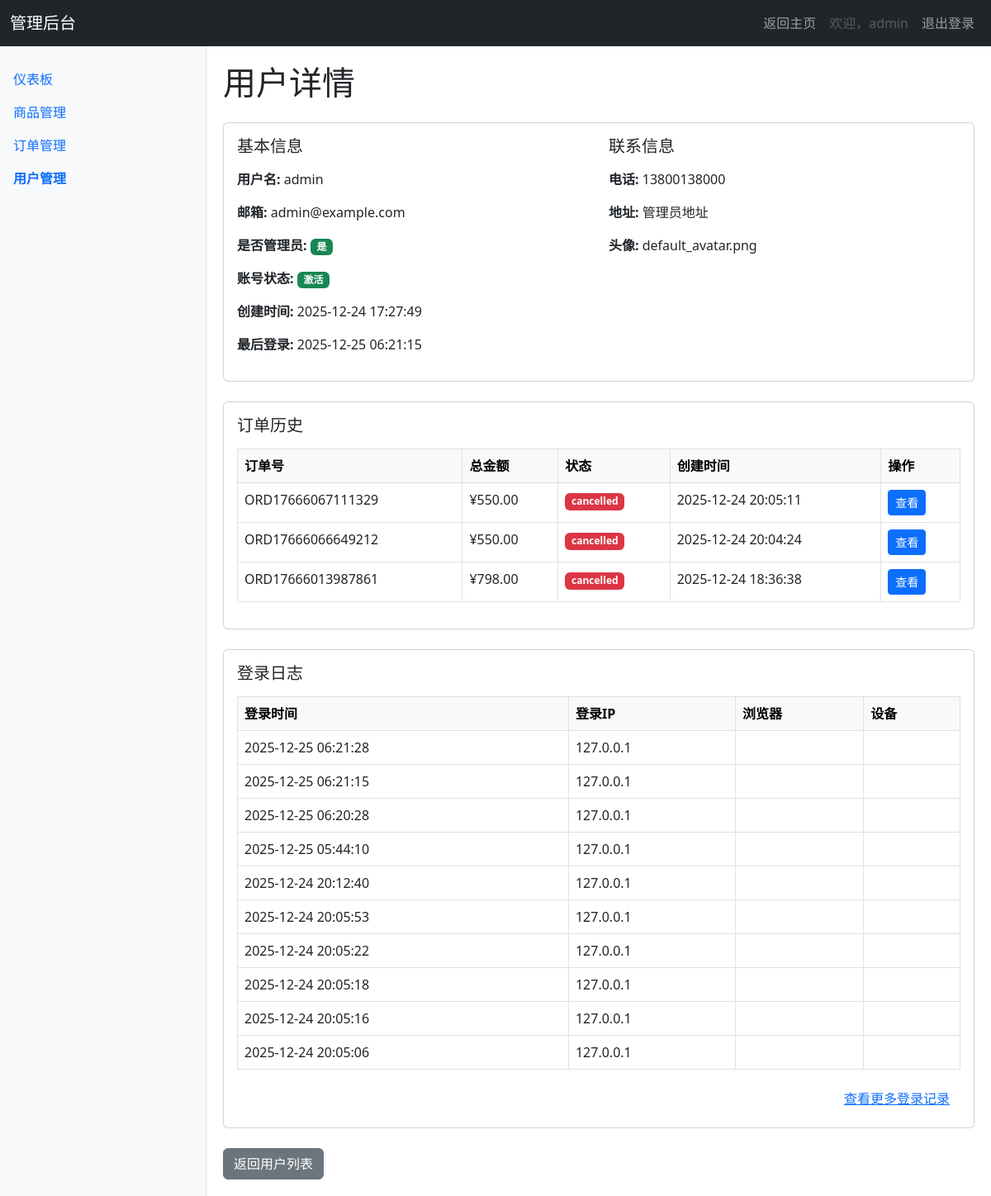
Before: /admin/users/1 (signed in) with the older database file.
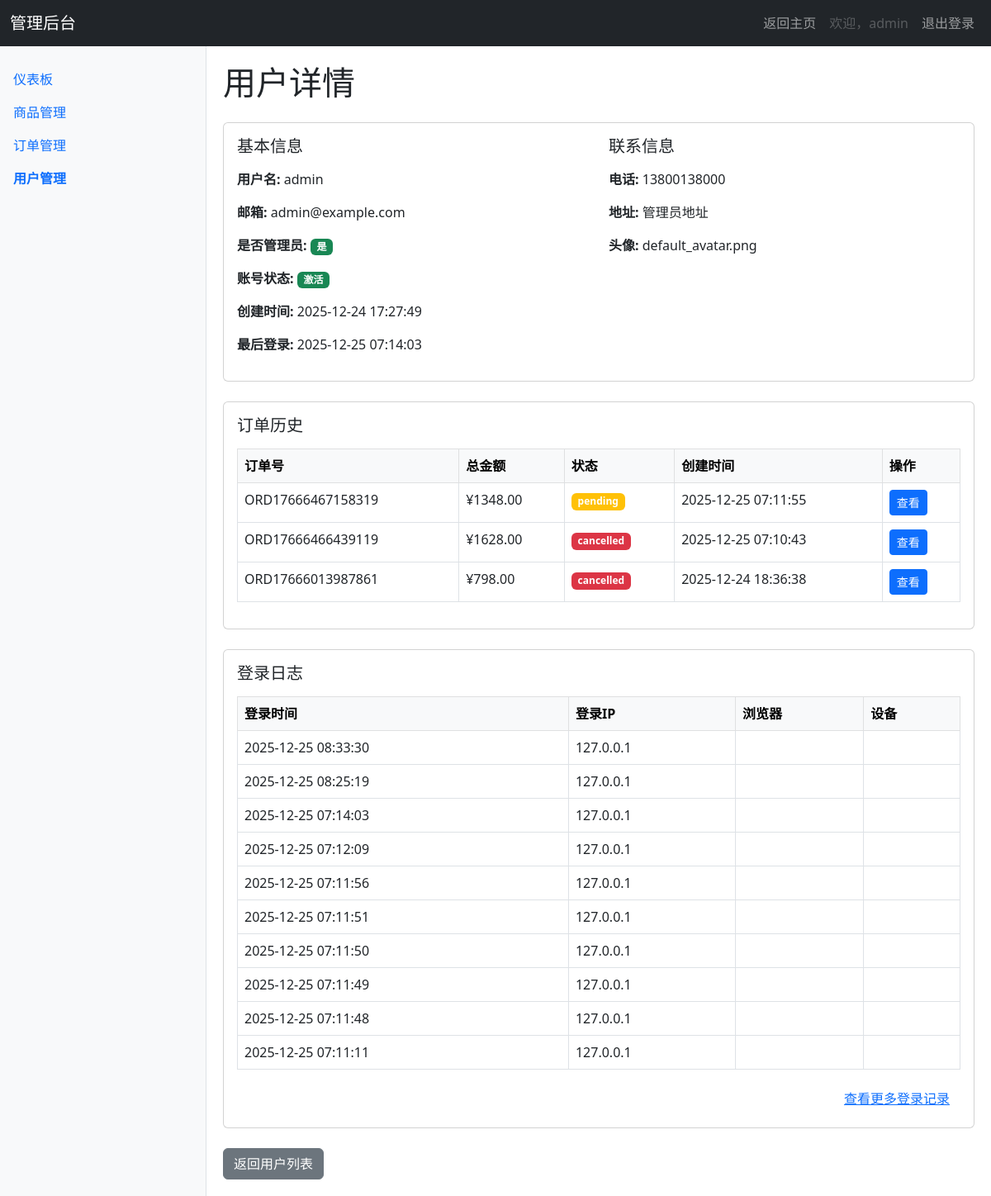
After: the same page with the newer database file.
### app/models.py (models this page shows, shortened)
class User(UserMixin, db.Model):
    __tablename__ = 'users'
    id = db.Column(db.Integer, primary_key=True)
    username = db.Column(db.String(64), unique=True, nullable=False, index=True)
    email = db.Column(db.String(120), unique=True, nullable=False, index=True)
    password_hash = db.Column(db.String(256), nullable=False)
    is_admin = db.Column(db.Boolean, default=False)
    is_active = db.Column(db.Boolean, default=True)
    created_at = db.Column(db.DateTime, default=datetime.utcnow)
    last_login = db.Column(db.DateTime)
    phone = db.Column(db.String(20))
    address = db.Column(db.Text)
    avatar = db.Column(db.String(200), default='default_avatar.png')
    carts = db.relationship('Cart', backref='user', lazy='dynamic')
    orders = db.relationship('Order', backref='user', lazy='dynamic')
    reviews = db.relationship('Review', backref='user', lazy='dynamic')
    logs = db.relationship('UserLog', backref='user', lazy='dynamic')

class Order(db.Model):
    __tablename__ = 'orders'
    id = db.Column(db.Integer, primary_key=True)
    order_number = db.Column(db.String(50), unique=True, nullable=False)
    user_id = db.Column(db.Integer, db.ForeignKey('users.id'), nullable=False)
    total_amount = db.Column(db.Numeric(10, 2), nullable=False)
    status = db.Column(db.Enum('pending', 'paid', 'shipped', 'delivered', 'cancelled'),
                       default='pending')
    shipping_address = db.Column(db.Text)
    payment_method = db.Column(db.String(50))
    notes = db.Column(db.Text)
    created_at = db.Column(db.DateTime, default=datetime.utcnow)
    updated_at = db.Column(db.DateTime, default=datetime.utcnow, onupdate=datetime.utcnow)
    items = db.relationship('OrderItem', backref='order', lazy='dynamic', cascade='all, delete-orphan')

class UserLog(db.Model):
    __tablename__ = 'user_logs'
    id = db.Column(db.Integer, primary_key=True)
    user_id = db.Column(db.Integer, db.ForeignKey('users.id'))
    action = db.Column(db.String(50), nullable=False)  # login, view_product, add_to_cart, purchase
    details = db.Column(db.Text)
    ip_address = db.Column(db.String(45))
    user_agent = db.Column(db.Text)
    created_at = db.Column(db.DateTime, default=datetime.utcnow)

### app/admin/routes.py (the view)
@admin.route('/users/<int:id>')
@admin_required
def user_detail(id):
    user = User.query.get_or_404(id)
    orders = user.orders.order_by(Order.created_at.desc()).limit(10).all()
    logs = user.logs.order_by(UserLog.created_at.desc()).limit(10).all()
    return render_template('user_detail.html', user=user, orders=orders, logs=logs)

### app/admin/routes.py (called while the page is built)
def admin_required(f):
    from functools import wraps
    @wraps(f)
    def decorated_function(*args, **kwargs):
        if not current_user.is_authenticated or not current_user.is_admin:
            abort(403)
        return f(*args, **kwargs)
    return decorated_function

@admin.before_request
@login_required
def check_admin():
    if not current_user.is_admin:
        abort(403)

### app/context_processors.py (called while the page is built)
def inject_now():
    return {'now': datetime.utcnow()}

def inject_categories():
    try:
        categories = Category.query.order_by(Category.name).all()
        return {'categories': categories}
    except:
        return {'categories': []}

def inject_cart_info():
    from flask_login import current_user
    cart_items_count = 0
    cart_total_amount = 0
    if current_user.is_authenticated:
        try:
            cart = Cart.query.filter_by(user_id=current_user.id).first()
            if cart:
                cart_items_count = cart.total_quantity
                cart_total_amount = float(cart.total_price)
        except:
            pass
    return {
        'cart_items_count': cart_items_count,
        'cart_total_amount': cart_total_amount
    }

### app/admin/templates/user_detail.html (shortened to what the changed rows need)
{% extends "admin_base.html" %}
{% block content %}
    <h1 class="mb-4">用户详情</h1>
    <div class="card mb-4">
        <div class="card-body">
            <div class="row">
                <div class="col-md-6">
                    <h5 class="card-title mb-3">基本信息</h5>
                    <p><strong>用户名:</strong> {{ user.username }}</p>
                    <p><strong>邮箱:</strong> {{ user.email }}</p>
                    <p><strong>是否管理员:</strong>
                        <span class="badge {% if user.is_admin %}bg-success{% else %}bg-secondary{% endif %}">
                            {{ '是' if user.is_admin else '否' }}
                        </span>
                    </p>
                    <p><strong>账号状态:</strong>
                        <span class="badge {% if user.is_active %}bg-success{% else %}bg-danger{% endif %}">
                            {{ '激活' if user.is_active else '禁用' }}
                        </span>
                    </p>
                    <p><strong>创建时间:</strong> {{ user.created_at.strftime('%Y-%m-%d %H:%M:%S') }}</p>
                    <p><strong>最后登录:</strong> {{ user.last_login.strftime('%Y-%m-%d %H:%M:%S') if user.last_login else '从未登录' }}</p>
                </div>
                <div class="col-md-6">
                    <h5 class="card-title mb-3">联系信息</h5>
                    <p><strong>电话:</strong> {{ user.phone if user.phone else '未设置' }}</p>
                    <p><strong>地址:</strong> {{ user.address if user.address else '未设置' }}</p>
                    <p><strong>头像:</strong> {{ user.avatar }}</p>
                </div>
            </div>
        </div>
    </div>
    <div class="card mb-4">
        <div class="card-body">
            {% if orders %}
                <div class="table-responsive">
                    <table class="table table-bordered table-hover">
                        <thead class="table-light">
                            <tr>
                                <th>订单号</th>
                                <th>总金额</th>
                                <th>状态</th>
                                <th>创建时间</th>
                                <th>操作</th>
                            </tr>
                        </thead>
                        <tbody>
                            {% for order in orders %}
                                <tr>
                                    <td>{{ order.order_number }}</td>
                                    <td>¥{{ order.total_amount }}</td>
                                    <td>
                                        <span class="badge {% if order.status == 'paid' %}bg-success{% elif order.status == 'pending' %}bg-warning{% elif order.status == 'shipped' %}bg-primary{% elif order.status == 'delivered' %}bg-info{% else %}bg-danger{% endif %}">
                                            {{ order.status }}
                                        </span>
                                    </td>
                                    <td>{{ order.created_at.strftime('%Y-%m-%d %H:%M:%S') }}</td>
                                    <td>
                                        <a href="{{ url_for('admin.order_detail', id=order.id) }}" class="btn btn-sm btn-primary">
                                             查看
                                        </a>
                                    </td>
                                </tr>
                            {% endfor %}
                        </tbody>
                    </table>
                </div>
            {% else %}
                <p class="text-center text-muted">该用户暂无订单</p>
            {% endif %}
        </div>
    </div>
    <div class="card">
        <div class="card-body">
            {% if logs %}
                <div class="table-responsive">
                    <table class="table table-bordered table-hover">
                        <thead class="table-light">
                            <tr>
                                <th>登录时间</th>
                                <th>登录IP</th>
                                <th>浏览器</th>
                                <th>设备</th>
                            </tr>
                        </thead>
                        <tbody>
                            {% for log in logs %}
                                <tr>
                                    <td>{{ log.created_at.strftime('%Y-%m-%d %H:%M:%S') }}</td>
                                    <td>{{ log.ip_address }}</td>
                                    <td>{{ log.browser }}</td>
                                    <td>{{ log.device }}</td>
                                </tr>
                            {% endfor %}
                        </tbody>
                    </table>
                </div>
            {% else %}
                <p class="text-center text-muted">该用户暂无登录记录</p>
            {% endif %}
        </div>
    </div>
{% endblock %}

### app/admin/templates/admin_base.html (shortened to what this page needs)
<!DOCTYPE html>
<html lang="zh-CN">
<head>
    <link href="https://cdn.jsdelivr.net/npm/bootstrap@5.3.0/dist/css/bootstrap.min.css" rel="stylesheet">
</head>
<body>
    <nav class="navbar navbar-expand-lg navbar-dark bg-dark">
        <div class="container-fluid">
            <a class="navbar-brand" href="{{ url_for('admin.dashboard') }}">管理后台</a>
            <div class="collapse navbar-collapse justify-content-end" id="navbarNav">
                <ul class="navbar-nav">
                    <li class="nav-item">
                        <a class="nav-link" href="{{ url_for('main.index') }}">返回主页</a>
                    </li>
                    <li class="nav-item">
                        <span class="nav-link disabled">欢迎，{{ current_user.username }}</span>
                    </li>
                    <li class="nav-item">
                        <a class="nav-link" href="{{ url_for('auth.logout') }}">退出登录</a>
                    </li>
                </ul>
            </div>
        </div>
    </nav>
    <div class="d-flex">
        <div class="sidebar">
            <ul class="nav flex-column">
                <li class="nav-item">
                    <a class="nav-link {% if request.endpoint == 'admin.dashboard' %}active{% endif %}" href="{{ url_for('admin.dashboard') }}">仪表板</a>
                </li>
                <li class="nav-item">
                    <a class="nav-link {% if 'product' in request.endpoint %}active{% endif %}" href="{{ url_for('admin.product_manage') }}">商品管理</a>
                </li>
                <li class="nav-item">
                    <a class="nav-link {% if 'order' in request.endpoint %}active{% endif %}" href="{{ url_for('admin.order_manage') }}">订单管理</a>
                </li>
                <li class="nav-item">
                    <a class="nav-link {% if 'user' in request.endpoint %}active{% endif %}" href="{{ url_for('admin.user_manage') }}">用户管理</a>
                </li>
            </ul>
        </div>
        <div class="content">
            {% block content %}
            {% endblock %}
        </div>
    </div>
</body>
</html>

Changed rows visible on the page:
no longer on this page (row unchanged): UserLog: created_at "2025-12-25 06:21:28", ip_address "127.0.0.1"
no longer on this page (row unchanged): UserLog: created_at "2025-12-25 06:21:15", ip_address "127.0.0.1"
no longer on this page (row unchanged): UserLog: created_at "2025-12-25 06:20:28", ip_address "127.0.0.1"
no longer on this page (row unchanged): UserLog: created_at "2025-12-25 05:44:10", ip_address "127.0.0.1"
no longer on this page (row unchanged): UserLog: created_at "2025-12-24 20:12:40", ip_address "127.0.0.1"
no longer on this page (row unchanged): UserLog: created_at "2025-12-24 20:05:53", ip_address "127.0.0.1"
no longer on this page (row unchanged): UserLog: created_at "2025-12-24 20:05:22", ip_address "127.0.0.1"
no longer on this page (row unchanged): UserLog: created_at "2025-12-24 20:05:18", ip_address "127.0.0.1"
no longer on this page (row unchanged): UserLog: created_at "2025-12-24 20:05:16", ip_address "127.0.0.1"
no longer on this page (row unchanged): UserLog: created_at "2025-12-24 20:05:06", ip_address "127.0.0.1"
changed User "admin": last_login "2025-12-25 06:21:15" → "2025-12-25 07:14:03"
changed Order: order_number "ORD17666067111329" → "ORD17666467158319"; total_amount "550.00" → "1348.00"; status "cancelled" → "pending"; created_at "2025-12-24 20:05:11" → "2025-12-25 07:11:55"
changed Order: order_number "ORD17666066649212" → "ORD17666466439119"; total_amount "550.00" → "1628.00"; created_at "2025-12-24 20:04:24" → "2025-12-25 07:10:43"
added UserLog: created_at "2025-12-25 08:33:30", ip_address "127.0.0.1"
added UserLog: created_at "2025-12-25 08:25:19", ip_address "127.0.0.1"
added UserLog: created_at "2025-12-25 07:14:03", ip_address "127.0.0.1"
added UserLog: created_at "2025-12-25 07:12:09", ip_address "127.0.0.1"
added UserLog: created_at "2025-12-25 07:11:56", ip_address "127.0.0.1"
added UserLog: created_at "2025-12-25 07:11:51", ip_address "127.0.0.1"
added UserLog: created_at "2025-12-25 07:11:50", ip_address "127.0.0.1"
added UserLog: created_at "2025-12-25 07:11:49", ip_address "127.0.0.1"
added UserLog: created_at "2025-12-25 07:11:48", ip_address "127.0.0.1"
added UserLog: created_at "2025-12-25 07:11:11", ip_address "127.0.0.1"
